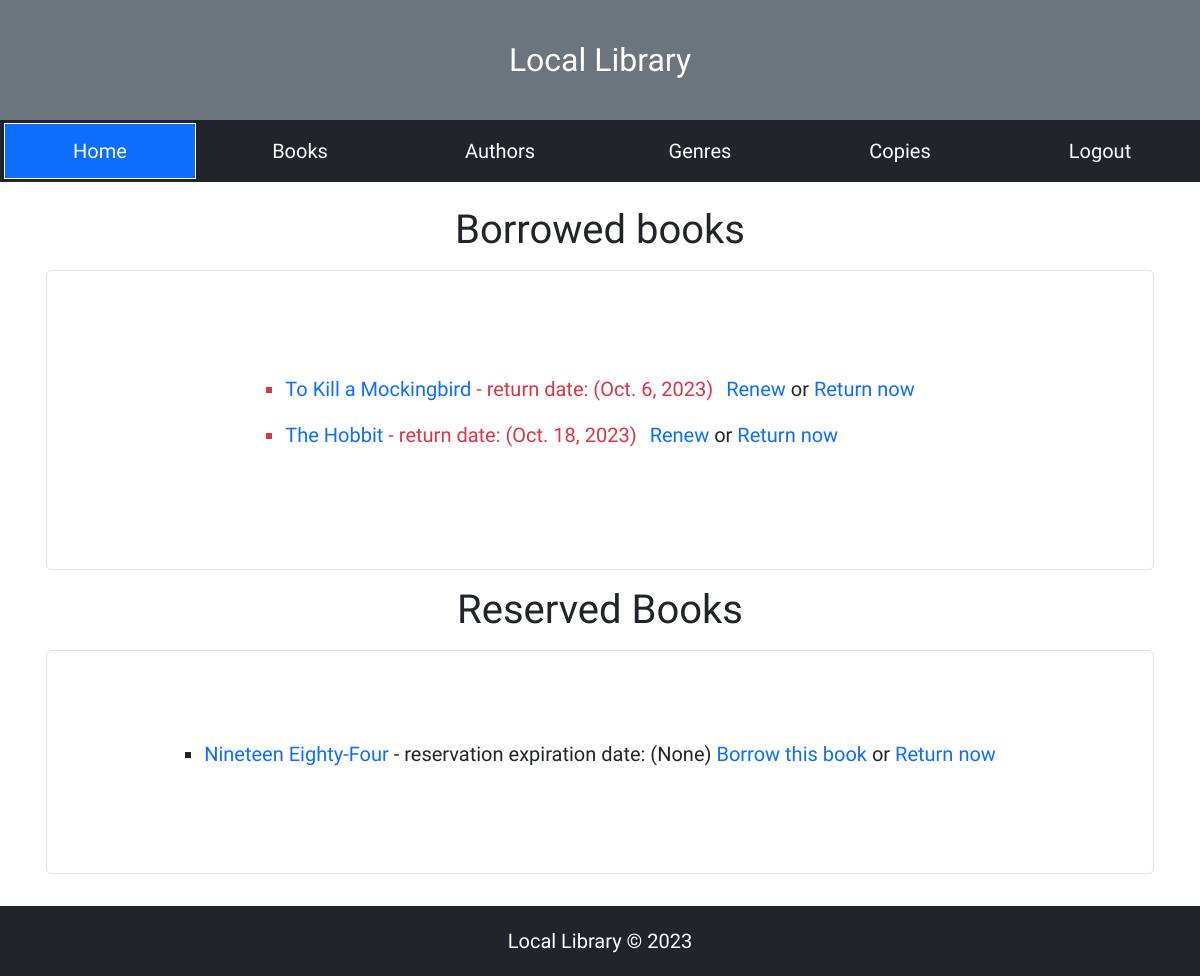
Before: /catalog/mybooks/ (signed in) with the older database file.
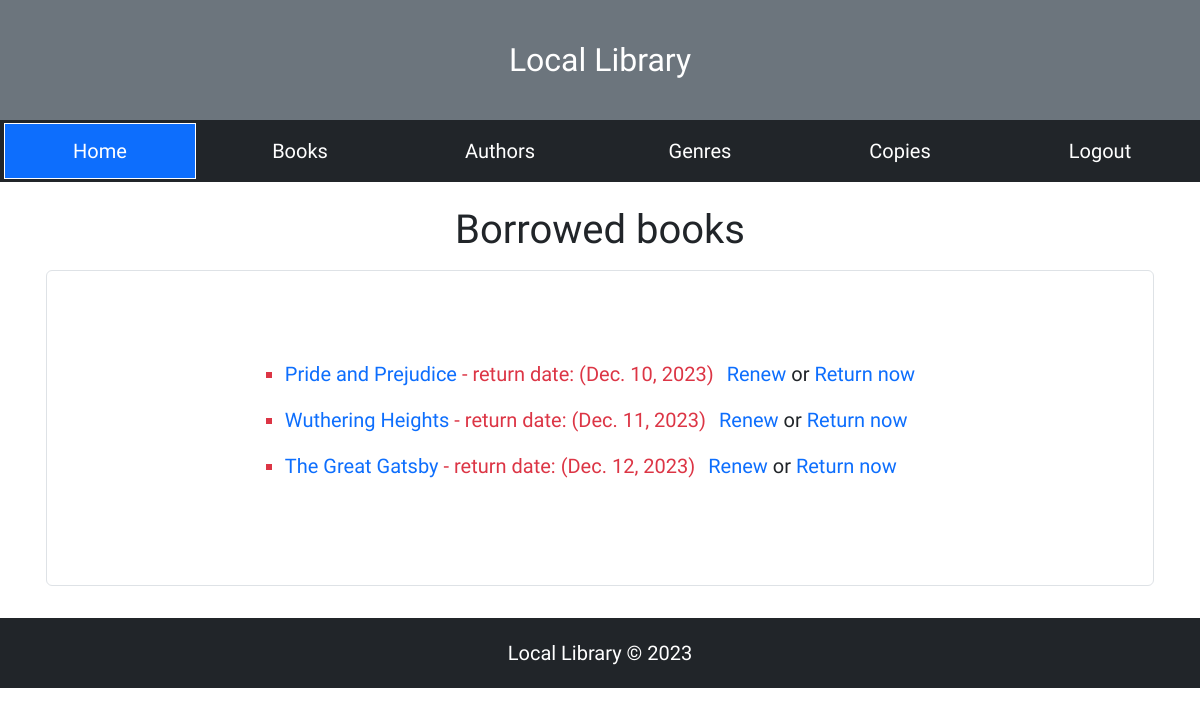
After: the same page with the newer database file.
### catalog/models.py (models this page shows, shortened)
class BookInstance(models.Model):
	id = models.UUIDField(primary_key=True, default=uuid.uuid4, help_text='Unique ID for this particular book across whole library')
	book = models.ForeignKey(Book, on_delete=models.RESTRICT, null=True)
	imprint = models.CharField(max_length=200)
	due_back = models.DateField(null=True, blank=True)
	borrower = models.ForeignKey(User,on_delete=models.SET_NULL,blank=True,null=True)
	updated = models.DateTimeField(blank=True,null=True,auto_now=True)
	LOAN_STATUS = (
		('m', 'Maintenance'),
		('o', 'On loan'),
		('a', 'Available'),
		('r', 'Reserved'),
	)
	status = models.CharField(
		max_length=1,
		choices=LOAN_STATUS,
		blank=True,
		default='m',
		help_text='Book availability',
	)
	class Meta:
		ordering = ['due_back']
		permissions = (("can_mark_returned", "Set book as returned"),) # creating a permission for a model
	@property
	def is_overdue(self):
		return bool(self.due_back and date.today() > self.due_back)

class Book(models.Model):
	title = models.CharField(max_length=200)
	author = models.ForeignKey('Author', on_delete=models.SET_NULL, null=True)
	summary = models.TextField(max_length=1000, help_text='Enter a brief description of the book')
	isbn = models.CharField('ISBN', max_length=13, unique=True,
                             help_text='13 Character <a href="https://www.isbn-international.org/content/what-isbn">ISBN number</a>')
	genre = models.ManyToManyField(Genre, help_text='Select a genre for this book')
	cover = models.ImageField(blank=True, null=True, upload_to='book covers')
	date = models.DateTimeField(blank=True,null=True,auto_now_add=True)
	def display_genre(self):
		"""Create a string for the Genre. This is required to display genre in Admin."""
		return ', '.join(genre.name for genre in self.genre.all()[:3])
	display_genre.short_description = 'Genre'
	class Meta:
		ordering = ['id']

### catalog/views.py (the view)
# urls.py: path('mybooks/', views.LoanedBooksByUserListView.as_view(), name='my-borrowed'),
class LoanedBooksByUserListView(LoginRequiredMixin,PermissionRequiredMixin,ListView):
	model = BookInstance
	template_name = 'bookinstance_list_borrowed_user.html'
	permission_required = 'catalog.can_mark_returned' # field attributes used by class-based views to check for permissions
	def get_queryset(self):
		return (
			BookInstance.objects.filter(borrower=self.request.user)
			.filter(status__exact='o')
			.order_by('due_back')
		)
	def get_context_data(self,**kwargs):
		data = BookInstance.objects.filter(borrower=self.request.user,status='r')
		context = super().get_context_data(**kwargs)
		context['reserved_books'] = data
		return context

### catalog/templates/bookinstance_list_borrowed_user.html (shortened to what this page needs)
{% extends "base.html" %}
{% block content %}
<div class="container p-3">
  <h2 class="text-center mt-2 display-6">Borrowed books</h2>
  <div class="border rounded mt-3 mb-3 p-4" style="min-height: 300px;display: flex;justify-content: center;align-items: center;">
    {% if bookinstance_list %}
    <ul class="mt-5 mb-5 p-3" style="list-style-type: square;">
      {% for bookinst in bookinstance_list %}
      {% if perms.catalog.can_mark_returned %}
      <li class="{% if bookinst.is_overdue %}text-danger{% endif %} mb-3">
        <a href="{% url 'book-detail' bookinst.book.pk %}">{{ bookinst.book.title }}</a> - return date: ({{ bookinst.due_back }})
        {% if user.is_staff %}<span class="ms-2"><a href="{% url 'renew-book-librarian' bookinst.id %}">Renew</a></span><span class="text-dark"> or </span><a href="{% url 'book-return' bookinst.book.id %}">Return now</a>
		{% else %}
		<a href="{% url 'book-return' bookinst.book.id %}">Return now</a>
		{% endif %}
      </li>
      {% else %}
      <p>I don't have such permission</p>
      {% endif %}
      {% endfor %}
    </ul>
    {% else %}
      <p>There are no books borrowed.</p>
    {% endif %}
  </div>
  {% if reserved_books %}
  <h2 class="text-center mt-2 display-6">Reserved Books</h2>
  <div class="border rounded mt-3 mb-3 p-4" style="display: flex;justify-content: center;align-items: center;">
	  <ul class="mt-5 mb-5 p-3" style="list-style-type: square;">
		{% for bookinst in reserved_books %}
		<li class="mb-3">
        <a href="{% url 'book-detail' bookinst.book.pk %}">{{ bookinst.book.title }}</a> - reservation expiration date: ({{ bookinst.due_back }})
		<a href="{% url 'book-borrow' bookinst.book.id %}">Borrow this book</a> or <a href="{% url 'book-return' bookinst.book.id %}">Return now</a>
      	</li>
		{% endfor %}
	  </ul>
  </div>
  {% endif %}
</div>
{% endblock %}

Changed rows visible on the page:
no longer on this page (row edited): BookInstance: book "To Kill a Mockingbird", due_back "Oct. 6, 2023", shown under "Borrowed books"
no longer on this page (row edited): BookInstance: book "The Hobbit", due_back "Oct. 18, 2023", shown under "Borrowed books"
no longer on this page (row edited): BookInstance: book "Nineteen Eighty-Four", due_back "None", shown under "Reserved Books"
now on this page (row edited): BookInstance: book "Pride and Prejudice", due_back "Dec. 10, 2023", shown under "Borrowed books"
now on this page (row edited): BookInstance: book "Wuthering Heights", due_back "Dec. 11, 2023", shown under "Borrowed books"
now on this page (row edited): BookInstance: book "The Great Gatsby", due_back "Dec. 12, 2023", shown under "Borrowed books"
Other visible differences:
text no longer shown: "Reserved Books"
